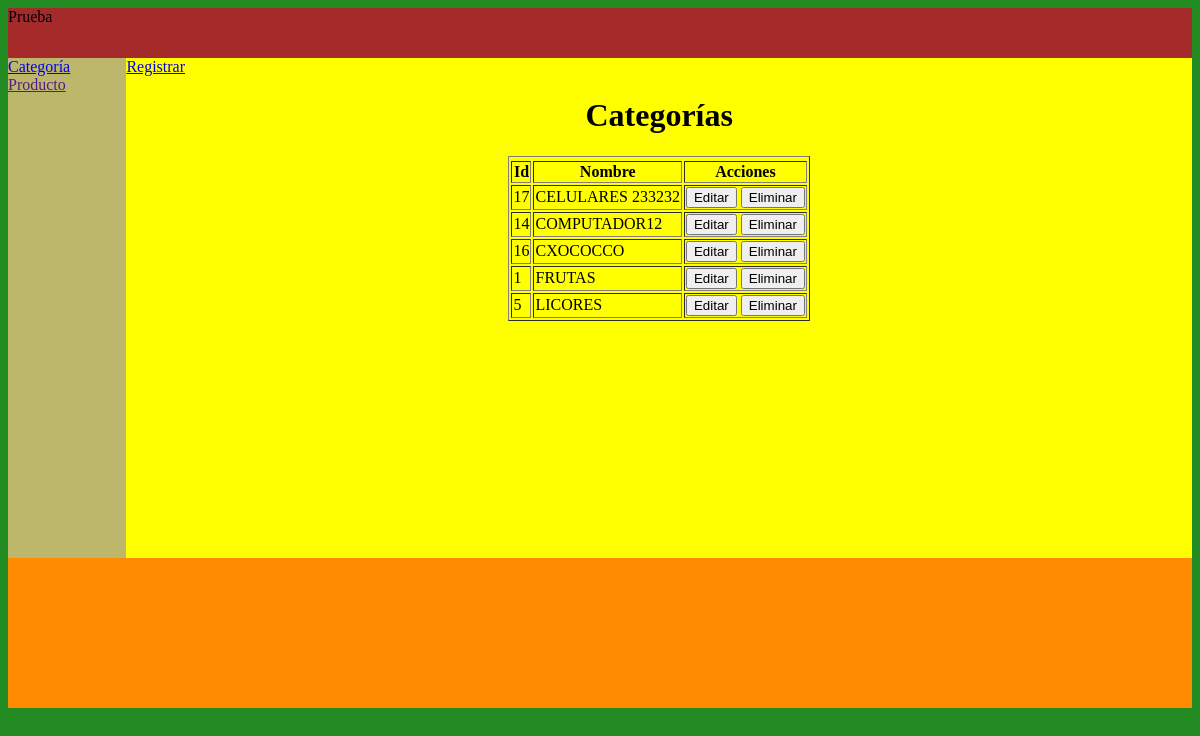
The page /Vista/listarCategoria.php on the database as committed earlier.
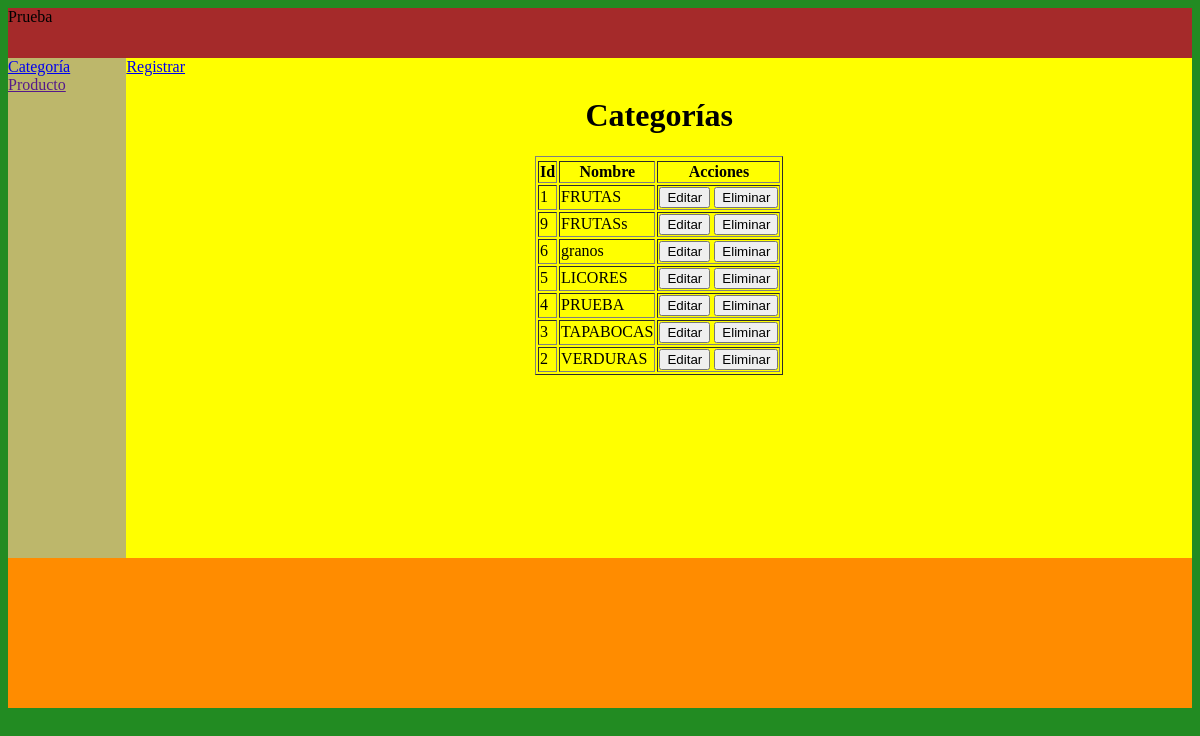
The same page on the database as committed later.
### tables this page shows
CREATE TABLE `categoria` (
  `idCategoria` int(11) NOT NULL,
  `nombre` varchar(40) NOT NULL
);

### Controlador/controladorCategoria.php (called while the page is built, shortened)
<?php
require_once('../Modelo/crudCategoria.php');
class controladorCategoria{
    public function listarCategoria(){
       $crudCategoria = new crudCategoria();
       $listaCategoria = $crudCategoria->listarCategoria();
       return $listaCategoria;
    }
}
$controladorCategoria = new controladorCategoria();
$listaCategoria = $controladorCategoria->listarCategoria();
?>

### Modelo/crudCategoria.php (called while the page is built, shortened)
<?php
class crudCategoria{
    public function listarCategoria(){
      $baseDatos = Conexion::conectar();
      $sql = $baseDatos->query('SELECT * FROM categoria ORDER BY nombre ASC');
      $sql->execute();
      return($sql->fetchAll());
    }
}
?>

### Vista/listarCategoria.php (the view, shortened to what this page needs)
<?php
require_once('../Controlador/controladorCategoria.php');
require_once('layoutSuperior.php');
?>
<a href="../Controlador/controladorCategoria.php?vista=registrarCategoria.php" >Registrar</a>
    <h1 align="center">Categorías</h1>
    <table border="1" align="center">
        <thead>
            <tr>
            <tr>
                <th>Id</th>
                <th>Nombre</th>
                <th>Acciones</th>
            </tr>
        </thead>
        <tbody>
            <?php
                foreach($listaCategoria as $categoria){
                    echo "<tr>";
                    echo "<td>".$categoria['idCategoria']."</td>";
                    echo "<td>".$categoria['nombre']."</td>";
                    echo "<td>
                    <form id='frmCategoria$categoria[idCategoria]' method='POST' action='../Controlador/controladorCategoria.php'>
                        <input type='hidden' name='idCategoria' value=".$categoria['idCategoria']." />
                        <button type='submit' name='Editar'>Editar</button>
                        <button type='button' onclick='validarEliminacion($categoria[idCategoria])' name='Eliminar'>Eliminar</button>
                        <input type='hidden' name='Eliminar' />
                        </form>
                    </td>";
                    echo "</tr>";
                }
            ?>
        </tbody>
    </table>
<?php
require_once('layoutInferior.php');
?>

Rows that differ between the two databases and show on the page:
removed categoria: idCategoria "17", nombre "CELULARES 233232"
removed categoria: idCategoria "14", nombre "COMPUTADOR12"
removed categoria: idCategoria "16", nombre "CXOCOCCO"
added categoria: idCategoria "9", nombre "FRUTASs"
added categoria: idCategoria "6", nombre "granos"
added categoria: idCategoria "4", nombre "PRUEBA"
added categoria: idCategoria "3", nombre "TAPABOCAS"
added categoria: idCategoria "2", nombre "VERDURAS"
